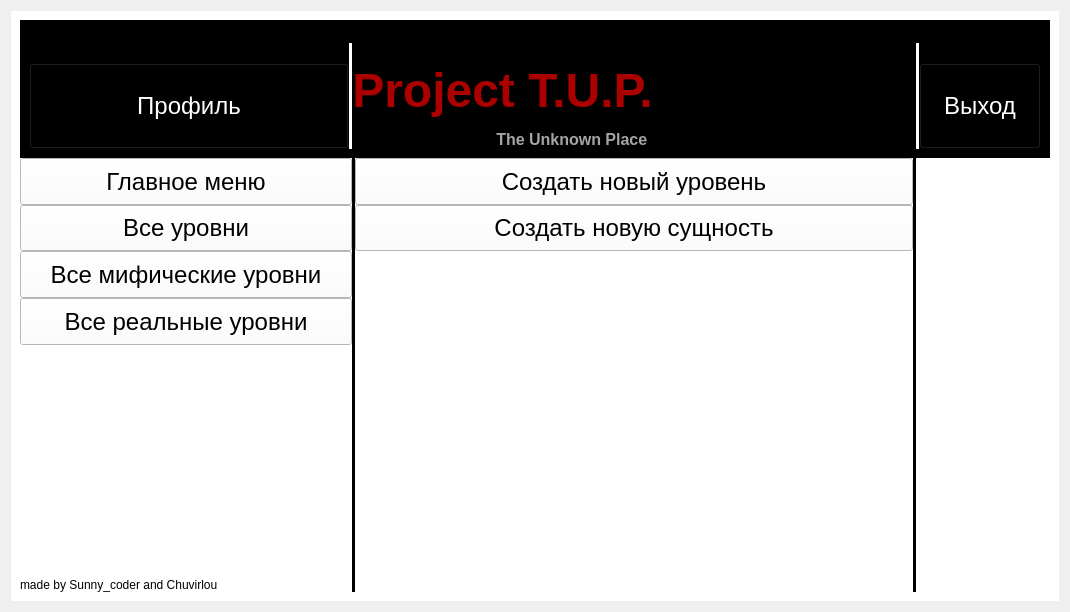
<?xml version="1.0" encoding="UTF-8"?>
<ui version="4.0">
 <class>Form</class>
 <widget class="QWidget" name="Form">
  <property name="geometry">
   <rect>
    <x>0</x>
    <y>0</y>
    <width>1070</width>
    <height>612</height>
   </rect>
  </property>
  <property name="windowTitle">
   <string>Form</string>
  </property>
  <layout class="QGridLayout" name="gridLayout_2">
   <property name="spacing">
    <number>0</number>
   </property>
   <item row="0" column="0">
    <widget class="QWidget" name="gridWidget" native="true">
     <property name="styleSheet">
      <string notr="true">background-color: rgb(255, 255, 255);</string>
     </property>
     <layout class="QGridLayout" name="gridLayout">
      <property name="spacing">
       <number>0</number>
      </property>
      <item row="2" column="3" rowspan="10">
       <widget class="Line" name="line">
        <property name="styleSheet">
         <string notr="true">border: 1px black;
border-style: inset;
background-color: rgb(0, 0, 0);</string>
        </property>
        <property name="frameShadow">
         <enum>QFrame::Sunken</enum>
        </property>
        <property name="lineWidth">
         <number>0</number>
        </property>
        <property name="midLineWidth">
         <number>5</number>
        </property>
        <property name="orientation">
         <enum>Qt::Vertical</enum>
        </property>
       </widget>
      </item>
      <item row="2" column="10" rowspan="8">
       <widget class="QLabel" name="ad_image">
        <property name="text">
         <string/>
        </property>
       </widget>
      </item>
      <item row="5" column="1" colspan="2">
       <widget class="QPushButton" name="all_real_levels">
        <property name="sizePolicy">
         <sizepolicy hsizetype="Expanding" vsizetype="Expanding">
          <horstretch>0</horstretch>
          <verstretch>0</verstretch>
         </sizepolicy>
        </property>
        <property name="font">
         <font>
          <pointsize>18</pointsize>
         </font>
        </property>
        <property name="text">
         <string>Все реальные уровни</string>
        </property>
       </widget>
      </item>
      <item row="4" column="1" colspan="2">
       <widget class="QPushButton" name="all_myth_levels">
        <property name="sizePolicy">
         <sizepolicy hsizetype="Expanding" vsizetype="Expanding">
          <horstretch>0</horstretch>
          <verstretch>0</verstretch>
         </sizepolicy>
        </property>
        <property name="font">
         <font>
          <pointsize>18</pointsize>
         </font>
        </property>
        <property name="text">
         <string>Все мифические уровни</string>
        </property>
       </widget>
      </item>
      <item row="10" column="8">
       <spacer name="verticalSpacer_6">
        <property name="orientation">
         <enum>Qt::Vertical</enum>
        </property>
        <property name="sizeHint" stdset="0">
         <size>
          <width>20</width>
          <height>40</height>
         </size>
        </property>
       </spacer>
      </item>
      <item row="10" column="5">
       <spacer name="horizontalSpacer_7">
        <property name="orientation">
         <enum>Qt::Horizontal</enum>
        </property>
        <property name="sizeHint" stdset="0">
         <size>
          <width>40</width>
          <height>20</height>
         </size>
        </property>
       </spacer>
      </item>
      <item row="10" column="1">
       <spacer name="horizontalSpacer_6">
        <property name="orientation">
         <enum>Qt::Horizontal</enum>
        </property>
        <property name="sizeHint" stdset="0">
         <size>
          <width>40</width>
          <height>20</height>
         </size>
        </property>
       </spacer>
      </item>
      <item row="8" column="8">
       <spacer name="verticalSpacer_10">
        <property name="orientation">
         <enum>Qt::Vertical</enum>
        </property>
        <property name="sizeHint" stdset="0">
         <size>
          <width>20</width>
          <height>40</height>
         </size>
        </property>
       </spacer>
      </item>
      <item row="10" column="10">
       <spacer name="horizontalSpacer_3">
        <property name="orientation">
         <enum>Qt::Horizontal</enum>
        </property>
        <property name="sizeHint" stdset="0">
         <size>
          <width>40</width>
          <height>20</height>
         </size>
        </property>
       </spacer>
      </item>
      <item row="6" column="8">
       <spacer name="verticalSpacer_9">
        <property name="orientation">
         <enum>Qt::Vertical</enum>
        </property>
        <property name="sizeHint" stdset="0">
         <size>
          <width>20</width>
          <height>40</height>
         </size>
        </property>
       </spacer>
      </item>
      <item row="10" column="6">
       <spacer name="horizontalSpacer">
        <property name="orientation">
         <enum>Qt::Horizontal</enum>
        </property>
        <property name="sizeHint" stdset="0">
         <size>
          <width>40</width>
          <height>20</height>
         </size>
        </property>
       </spacer>
      </item>
      <item row="7" column="8">
       <spacer name="verticalSpacer_8">
        <property name="orientation">
         <enum>Qt::Vertical</enum>
        </property>
        <property name="sizeHint" stdset="0">
         <size>
          <width>20</width>
          <height>40</height>
         </size>
        </property>
       </spacer>
      </item>
      <item row="0" column="0" colspan="11">
       <widget class="QWidget" name="gridWidget" native="true">
        <property name="styleSheet">
         <string notr="true">background-color: rgb(0, 0, 0);</string>
        </property>
        <layout class="QGridLayout" name="gridLayout_3">
         <property name="spacing">
          <number>0</number>
         </property>
         <item row="1" column="2">
          <spacer name="horizontalSpacer_8">
           <property name="orientation">
            <enum>Qt::Horizontal</enum>
           </property>
           <property name="sizeHint" stdset="0">
            <size>
             <width>40</width>
             <height>20</height>
            </size>
           </property>
          </spacer>
         </item>
         <item row="2" column="6">
          <spacer name="horizontalSpacer_10">
           <property name="orientation">
            <enum>Qt::Horizontal</enum>
           </property>
           <property name="sizeType">
            <enum>QSizePolicy::Expanding</enum>
           </property>
           <property name="sizeHint" stdset="0">
            <size>
             <width>40</width>
             <height>20</height>
            </size>
           </property>
          </spacer>
         </item>
         <item row="2" column="7">
          <spacer name="verticalSpacer_2">
           <property name="orientation">
            <enum>Qt::Vertical</enum>
           </property>
           <property name="sizeHint" stdset="0">
            <size>
             <width>20</width>
             <height>40</height>
            </size>
           </property>
          </spacer>
         </item>
         <item row="1" column="9" rowspan="2">
          <widget class="Line" name="line_3">
           <property name="styleSheet">
            <string notr="true">border: 1px white;
border-style: inset;
background-color: rgb(255, 255, 255);</string>
           </property>
           <property name="lineWidth">
            <number>0</number>
           </property>
           <property name="midLineWidth">
            <number>10</number>
           </property>
           <property name="orientation">
            <enum>Qt::Vertical</enum>
           </property>
          </widget>
         </item>
         <item row="1" column="3" rowspan="2">
          <widget class="Line" name="line_4">
           <property name="styleSheet">
            <string notr="true">border: 1px white;
border-style: inset;
background-color: rgb(255, 255, 255);</string>
           </property>
           <property name="lineWidth">
            <number>0</number>
           </property>
           <property name="midLineWidth">
            <number>10</number>
           </property>
           <property name="orientation">
            <enum>Qt::Vertical</enum>
           </property>
          </widget>
         </item>
         <item row="2" column="8">
          <spacer name="horizontalSpacer_12">
           <property name="orientation">
            <enum>Qt::Horizontal</enum>
           </property>
           <property name="sizeHint" stdset="0">
            <size>
             <width>40</width>
             <height>20</height>
            </size>
           </property>
          </spacer>
         </item>
         <item row="1" column="0">
          <spacer name="horizontalSpacer_9">
           <property name="orientation">
            <enum>Qt::Horizontal</enum>
           </property>
           <property name="sizeHint" stdset="0">
            <size>
             <width>40</width>
             <height>20</height>
            </size>
           </property>
          </spacer>
         </item>
         <item row="2" column="5">
          <widget class="QLabel" name="label">
           <property name="styleSheet">
            <string notr="true">font: 28pt &quot;Times New Roman&quot;;</string>
           </property>
           <property name="text">
            <string>&lt;html&gt;&lt;head/&gt;&lt;body&gt;&lt;p align=&quot;center&quot;&gt;&lt;span style=&quot; font-size:36pt; font-weight:600; color:#aa0000&quot;&gt;Project T.U.P.&lt;/span&gt;&lt;/p&gt;&lt;p align=&quot;center&quot;&gt;&lt;span style=&quot; font-size:12pt; font-weight:600; color:#000000;&quot;&gt;--------------------------&lt;/span&gt;&lt;span style=&quot; font-size:12pt; font-weight:600; color:#a5a5a5&quot;&gt;The Unknown Place&lt;/span&gt;&lt;/p&gt;&lt;/body&gt;&lt;/html&gt;</string>
           </property>
          </widget>
         </item>
         <item row="0" column="0">
          <widget class="QLabel" name="label_3">
           <property name="text">
            <string>made by Sunny_coder and Chuvirlou</string>
           </property>
          </widget>
         </item>
         <item row="2" column="10">
          <widget class="QPushButton" name="exit">
           <property name="sizePolicy">
            <sizepolicy hsizetype="Expanding" vsizetype="Expanding">
             <horstretch>0</horstretch>
             <verstretch>0</verstretch>
            </sizepolicy>
           </property>
           <property name="font">
            <font>
             <pointsize>18</pointsize>
             <weight>50</weight>
             <bold>false</bold>
             <kerning>true</kerning>
            </font>
           </property>
           <property name="styleSheet">
            <string notr="true">color: rgb(255, 255, 255);</string>
           </property>
           <property name="text">
            <string>Выход</string>
           </property>
          </widget>
         </item>
         <item row="2" column="0" colspan="3">
          <widget class="QPushButton" name="profil">
           <property name="sizePolicy">
            <sizepolicy hsizetype="Expanding" vsizetype="Expanding">
             <horstretch>0</horstretch>
             <verstretch>0</verstretch>
            </sizepolicy>
           </property>
           <property name="font">
            <font>
             <pointsize>18</pointsize>
            </font>
           </property>
           <property name="styleSheet">
            <string notr="true">color: rgb(255, 255, 255);</string>
           </property>
           <property name="text">
            <string>Профиль</string>
           </property>
          </widget>
         </item>
         <item row="1" column="10">
          <spacer name="horizontalSpacer_11">
           <property name="orientation">
            <enum>Qt::Horizontal</enum>
           </property>
           <property name="sizeHint" stdset="0">
            <size>
             <width>40</width>
             <height>20</height>
            </size>
           </property>
          </spacer>
         </item>
        </layout>
       </widget>
      </item>
      <item row="3" column="4" colspan="5">
       <widget class="QPushButton" name="download_game">
        <property name="sizePolicy">
         <sizepolicy hsizetype="Expanding" vsizetype="Expanding">
          <horstretch>0</horstretch>
          <verstretch>0</verstretch>
         </sizepolicy>
        </property>
        <property name="font">
         <font>
          <pointsize>18</pointsize>
         </font>
        </property>
        <property name="text">
         <string>Создать новую сущность</string>
        </property>
       </widget>
      </item>
      <item row="2" column="1" colspan="2">
       <widget class="QPushButton" name="main_menu">
        <property name="sizePolicy">
         <sizepolicy hsizetype="Expanding" vsizetype="Expanding">
          <horstretch>0</horstretch>
          <verstretch>0</verstretch>
         </sizepolicy>
        </property>
        <property name="font">
         <font>
          <pointsize>18</pointsize>
         </font>
        </property>
        <property name="styleSheet">
         <string notr="true">border-color: rgb(255, 255, 255);</string>
        </property>
        <property name="text">
         <string>Главное меню</string>
        </property>
       </widget>
      </item>
      <item row="3" column="1" colspan="2">
       <widget class="QPushButton" name="all_levels">
        <property name="sizePolicy">
         <sizepolicy hsizetype="Expanding" vsizetype="Expanding">
          <horstretch>0</horstretch>
          <verstretch>0</verstretch>
         </sizepolicy>
        </property>
        <property name="font">
         <font>
          <pointsize>18</pointsize>
         </font>
        </property>
        <property name="text">
         <string>Все уровни</string>
        </property>
       </widget>
      </item>
      <item row="2" column="9" rowspan="10">
       <widget class="Line" name="line_2">
        <property name="styleSheet">
         <string notr="true">border: 1px black;
border-style: inset;
background-color: rgb(0, 0, 0);</string>
        </property>
        <property name="lineWidth">
         <number>0</number>
        </property>
        <property name="midLineWidth">
         <number>10</number>
        </property>
        <property name="orientation">
         <enum>Qt::Vertical</enum>
        </property>
       </widget>
      </item>
      <item row="11" column="1">
       <widget class="QLabel" name="label_2">
        <property name="text">
         <string>made by Sunny_coder and Chuvirlou</string>
        </property>
       </widget>
      </item>
      <item row="2" column="4" colspan="5">
       <widget class="QPushButton" name="create_new_article">
        <property name="sizePolicy">
         <sizepolicy hsizetype="Expanding" vsizetype="Expanding">
          <horstretch>0</horstretch>
          <verstretch>0</verstretch>
         </sizepolicy>
        </property>
        <property name="font">
         <font>
          <pointsize>18</pointsize>
         </font>
        </property>
        <property name="text">
         <string>Создать новый уровень</string>
        </property>
       </widget>
      </item>
      <item row="10" column="2">
       <spacer name="horizontalSpacer_2">
        <property name="orientation">
         <enum>Qt::Horizontal</enum>
        </property>
        <property name="sizeHint" stdset="0">
         <size>
          <width>40</width>
          <height>20</height>
         </size>
        </property>
       </spacer>
      </item>
      <item row="9" column="8">
       <spacer name="verticalSpacer">
        <property name="orientation">
         <enum>Qt::Vertical</enum>
        </property>
        <property name="sizeHint" stdset="0">
         <size>
          <width>20</width>
          <height>40</height>
         </size>
        </property>
       </spacer>
      </item>
      <item row="10" column="7">
       <spacer name="horizontalSpacer_5">
        <property name="orientation">
         <enum>Qt::Horizontal</enum>
        </property>
        <property name="sizeHint" stdset="0">
         <size>
          <width>40</width>
          <height>20</height>
         </size>
        </property>
       </spacer>
      </item>
      <item row="10" column="4">
       <spacer name="horizontalSpacer_4">
        <property name="orientation">
         <enum>Qt::Horizontal</enum>
        </property>
        <property name="sizeHint" stdset="0">
         <size>
          <width>40</width>
          <height>20</height>
         </size>
        </property>
       </spacer>
      </item>
     </layout>
    </widget>
   </item>
  </layout>
 </widget>
 <resources/>
 <connections/>
</ui>
